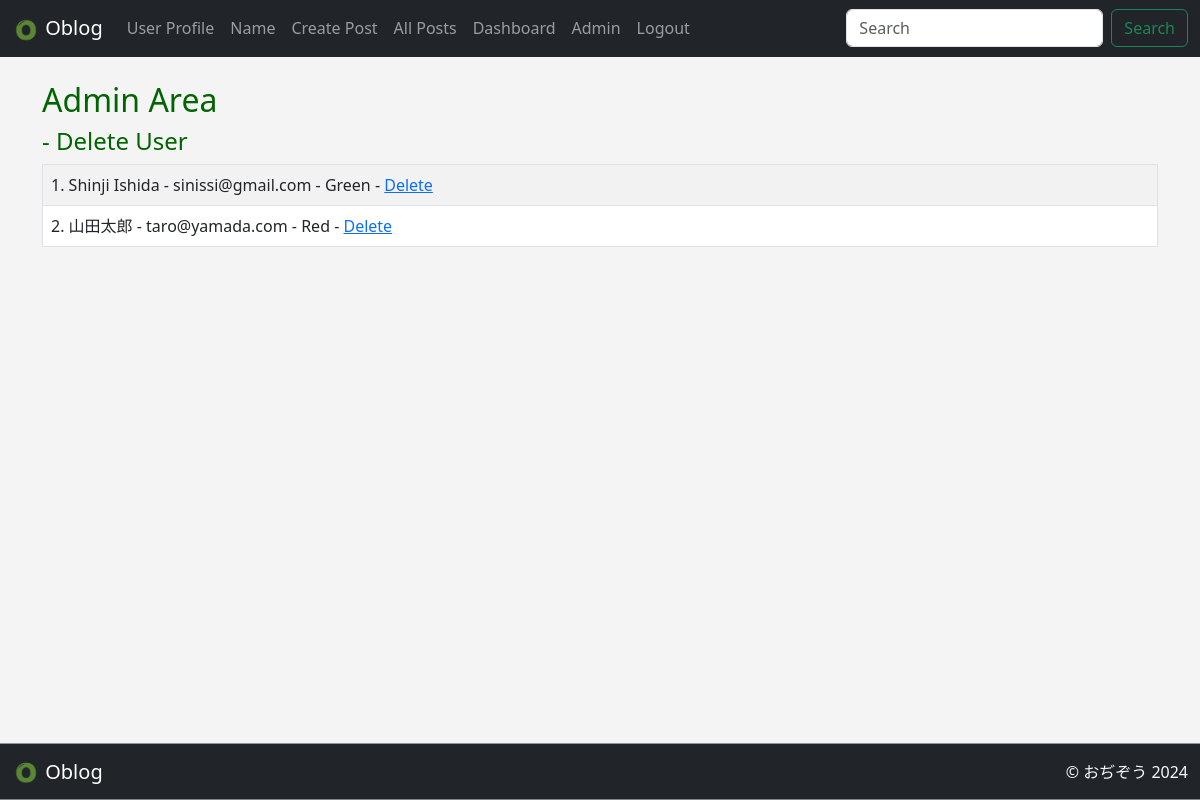
The page /admin (signed in) on the database its author committed.
### app.py (models this page shows, shortened)
class Users(db.Model, UserMixin):
    __tablename__ = "users"
    id = db.Column(db.Integer, primary_key=True, autoincrement=True)
    username = db.Column(db.String(20), nullable=False, unique=True)
    name = db.Column(db.String(200), nullable=False)
    email = db.Column(db.String(120), nullable=False, unique=True)
    favorite_color = db.Column(db.String(120))
    about_author = db.Column(db.Text(500), nullable=True)
    date_added = db.Column(db.DateTime(timezone=True), default=lambda:datetime.now(japan_tz))
    profile_pic = db.Column(db.String(), nullable=True)
    password_hash = db.Column(db.String(128))
    posts = db.relationship(Posts, backref='poster')
    @property
    def password(self):
        raise AttributeError('password is not a readable attribute!')

### app.py (the view, shortened to what this page needs)
@app.route('/admin', methods=['GET', 'POST'])
@login_required
def admin():
    id = current_user.id
    if id == 1:
        name = None
        form = UserForm()
        our_users = Users.query.order_by(Users.date_added)
        return render_template('admin.html', form=form, name=name, our_users=our_users)
    else:
        flash('Sorrt, You must be the Admin to access the Admin Page...')
        return redirect(url_for('dashboard'))

### webforms.py
class UserForm(FlaskForm):
    name = StringField("Name : ", validators=[DataRequired()])
    username = StringField("Username : ", validators=[DataRequired()])
    email = StringField("Email : ", validators=[DataRequired()])
    favorite_color = StringField("Favorite Color : ")
    about_author = TextAreaField("About Author : ")
    password_hash = PasswordField("password : ", validators=[DataRequired(), EqualTo('password_hash2', message='Passwords Must Match!')])
    password_hash2 = PasswordField('Confirm Password : ', validators=[DataRequired()])
    profile_pic = FileField("Profile pic : ")
    submit = SubmitField("Submit")
    update = SubmitField("Update")
    register = SubmitField("Register")

class SearchForm(FlaskForm):
    searched = StringField("Searchd : ", validators=[DataRequired()])
    submit = SubmitField("Search")

### app.py (called while the page is built)
@login_manager.user_loader
def load_user(user_id):
    return Users.query.get(int(user_id))

@app.context_processor
def base():
    form = SearchForm()
    return dict(form=form)

### templates/admin.html
{% extends 'base.html' %}
{% block content %}
    <h2>Admin Area</h2>
    <h4>  - Delete User</h4>
    <table class="table table-hover table-bordered table-striped">
{% for our_user in our_users %}
    <tr>
    <td>
    {{ our_user.id }}. {{ our_user.name }} - {{ our_user.email }} - {{ our_user.favorite_color }} - <a href="{{ url_for('delete', id=our_user.id) }}">Delete</a>
    </td>
    </tr>
{% endfor %}
</table>
{% endblock %}

### templates/base.html (shortened to what this page needs)
<!doctype html>
<html lang="ja">
    <head>
        <link href="https://cdn.jsdelivr.net/npm/bootstrap@5.3.0/dist/css/bootstrap.min.css" rel="stylesheet">
        <link href="{{ url_for('static', filename='css/style.css') }}" rel="stylesheet" >
    </head>
    <body>
        {% include 'navbar.html' %}
        <br>
        <div class="container">
            {% block content %}
            {% endblock %}
        </div>
        <br>
        {% include 'footer.html' %}
    </body>
</html>

### templates/navbar.html (shortened to what this page needs)
<nav class="navbar sticky-top navbar-expand-lg navbar-dark bg-dark">
    <div class="container-fluid">
        <a class="navbar-brand" href="{{url_for('index')}}">
            <img src="{{ url_for('static', filename='img/O透過ロゴ.png') }}" alt="Bootstrap" width="28" height="28">
            Oblog
        </a>
        <div class="collapse navbar-collapse" id="navbarSupportedContent">
            <ul class="navbar-nav me-auto mb-2 mb-lg-0">
                <li class="nav-item">
                    <a class="nav-link" href="{{url_for('user', name='Ojizou')}}">User Profile</a>
                </li>
                <li class="nav-item">
                    <a class="nav-link" href="{{url_for('name')}}">Name</a>
                </li>
                <li class="nav-item">
                    <a class="nav-link" href="{{url_for('add_post') }}">Create Post</a>
                </li>
                <li class="nav-item">
                    <a class="nav-link" href="{{url_for('posts') }}">All Posts</a>
                </li>
                {% if current_user.is_authenticated %}
                    <li class="nav-item">
                        <a class="nav-link" href="{{url_for('dashboard') }}">Dashboard</a>
                    </li>
                    {% if current_user.id == 1 %}
                    <li class="nav-item">
                        <a class="nav-link" href="{{url_for('admin') }}">Admin</a>
                    </li>
                    {% endif %}
                    <li class="nav-item">
                        <a class="nav-link" href="{{url_for('logout') }}">Logout</a>
                    </li>
                {% endif %}
            </ul>
            <form class="d-flex" method="POST" role="search" action="{{ url_for('search') }}">
                <input class="form-control me-2" type="search" placeholder="Search" aria-label="Search" name="searched">
                <button class="btn btn-outline-success" type="submit">Search</button>
            </form>
        </div>
    </div>
</nav>

### templates/footer.html
<nav class="navbar navbar-expand-lg navbar-dark bg-dark sticky-bottom">
    <div class="container-fluid">
        <a class="navbar-brand" href="{{url_for('index')}}">
            <img src="{{ url_for('static', filename='img/O透過ロゴ.png') }}" alt="Bootstrap" width="28" height="28">
            Oblog
        </a>
        <a class="link-light link-offset-2 link-offset-3-hover link-underline link-underline-opacity-0 link-underline-opacity-75-hover" href="https://x.com/Ojizou003" target="_blank">
            ©  おぢぞう  2024
        </a>
    </div>
</nav>

### static/css/style.css (style rules this page uses)
h2 { color: darkgreen; }
h4 { color: darkgreen; }
body { background: #f4f4f4; min-height: 100vh; }
.sticky-bottom { position: sticky; top: 100vh; z-index: 1020; }

### rows shown on the page
Users: id "1", name "Shinji Ishida", email "sinissi@gmail.com", favorite_color "Green"
Users: id "2", name "山田太郎", email "taro@yamada.com", favorite_color "Red"
